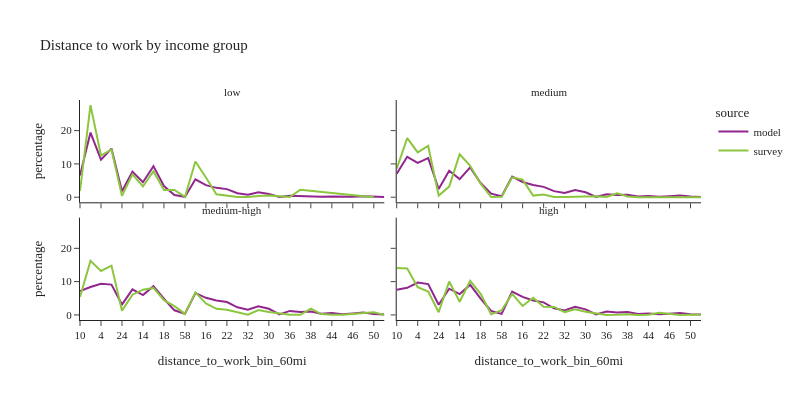

The cell this chart's notebook holds for it:
### Code cell
df_plot = per_data.loc[(per_data['is_worker'])].groupby(['source','income_group','distance_to_work_bin_60mi'], observed=True)['person_weight'].sum().reset_index()
df_plot['percentage'] = df_plot.groupby(['source','income_group'], group_keys=False)['person_weight']. \
    apply(lambda x: 100 * x / float(x.sum()))
# df_plot

fig2 = px.line(df_plot, x='distance_to_work_bin_60mi', y="percentage", color="source",
               facet_col="income_group", facet_col_wrap=2,
               title="Distance to work by income group")
fig2.for_each_annotation(lambda a: a.update(text = a.text.split("=")[-1]))
fig2.update_layout(height=400, width=800, font=dict(size=11))
fig2.show()

### Figure 1 — Plotly figure (JSON) as saved in the notebook; plotly's stock layout.template omitted (floating-point values rounded to 4 significant figures)
{"data": [{"hovertemplate": "source=model<br>income_group=low<br>distance_to_work_bin_60mi=%{x}<br>percentage=%{y}<extra></extra>", "legendgroup": "model", "line": {"color": "#91268F", "dash": "solid"}, "marker": {"symbol": "circle"}, "mode": "lines", "name": "model", "orientation": "v", "showlegend": true, "type": "scatter", "x": ["10", "0", "4", "2", "24", "8", "14", "6", "18", "34", "58", "12", "16", "20", "22", "28", "32", "26", "30", "54", "36", "40", "38", "48", "44", "52", "46", "42", "50", "56"], "xaxis": "x3", "y": [6.493, 19.41, 11.26, 14.6, 1.791, 7.707, 4.496, 9.344, 3.357, 0.6386, 0.1163, 5.386, 3.635, 2.809, 2.425, 1.187, 0.7435, 1.476, 0.96, 0.04237, 0.4676, 0.3307, 0.4227, 0.1111, 0.1824, 0.0682, 0.1478, 0.2831, 0.0744, 0.0372], "yaxis": "y3"}, {"hovertemplate": "source=model<br>income_group=medium<br>distance_to_work_bin_60mi=%{x}<br>percentage=%{y}<extra></extra>", "legendgroup": "model", "line": {"color": "#91268F", "dash": "solid"}, "marker": {"symbol": "circle"}, "mode": "lines", "name": "model", "orientation": "v", "showlegend": false, "type": "scatter", "x": ["10", "0", "4", "2", "24", "8", "14", "6", "18", "34", "58", "12", "16", "20", "22", "28", "32", "26", "30", "54", "36", "40", "38", "48", "44", "52", "46", "42", "50", "56"], "xaxis": "x4", "y": [7.025, 12.13, 10.33, 11.73, 2.467, 7.952, 5.427, 8.944, 4.251, 1.049, 0.2672, 6.184, 4.58, 3.661, 3.105, 1.832, 1.247, 2.145, 1.483, 0.1007, 0.8766, 0.6335, 0.744, 0.2415, 0.3889, 0.1383, 0.2994, 0.5118, 0.1821, 0.07575], "yaxis": "y4"}, {"hovertemplate": "source=model<br>income_group=medium-high<br>distance_to_work_bin_60mi=%{x}<br>percentage=%{y}<extra></extra>", "legendgroup": "model", "line": {"color": "#91268F", "dash": "solid"}, "marker": {"symbol": "circle"}, "mode": "lines", "name": "model", "orientation": "v", "showlegend": false, "type": "scatter", "x": ["10", "0", "4", "2", "24", "8", "14", "6", "18", "34", "58", "12", "16", "20", "22", "28", "32", "26", "30", "54", "36", "40", "38", "48", "44", "52", "46", "42", "50", "56"], "xaxis": "x", "y": [7.13, 8.398, 9.352, 9.103, 3.11, 7.681, 5.955, 8.629, 4.861, 1.383, 0.372, 6.594, 5.135, 4.31, 3.855, 2.291, 1.546, 2.608, 1.842, 0.1338, 1.201, 0.8595, 1.025, 0.3398, 0.5604, 0.2143, 0.4329, 0.7045, 0.2574, 0.1141], "yaxis": "y"}, {"hovertemplate": "source=model<br>income_group=high<br>distance_to_work_bin_60mi=%{x}<br>percentage=%{y}<extra></extra>", "legendgroup": "model", "line": {"color": "#91268F", "dash": "solid"}, "marker": {"symbol": "circle"}, "mode": "lines", "name": "model", "orientation": "v", "showlegend": false, "type": "scatter", "x": ["10", "0", "4", "2", "24", "8", "14", "6", "18", "34", "58", "12", "16", "20", "22", "28", "32", "26", "30", "54", "36", "40", "38", "48", "44", "52", "46", "42", "50", "56"], "xaxis": "x2", "y": [7.568, 8.126, 9.695, 9.265, 3.037, 7.862, 6.255, 9.048, 4.899, 1.173, 0.3091, 7.01, 5.395, 4.354, 3.758, 1.987, 1.36, 2.429, 1.655, 0.1172, 1.012, 0.6922, 0.8659, 0.2744, 0.4539, 0.1693, 0.3592, 0.574, 0.2013, 0.09602], "yaxis": "y2"}, {"hovertemplate": "source=survey<br>income_group=low<br>distance_to_work_bin_60mi=%{x}<br>percentage=%{y}<extra></extra>", "legendgroup": "survey", "line": {"color": "#8CC63E", "dash": "solid"}, "marker": {"symbol": "circle"}, "mode": "lines", "name": "survey", "orientation": "v", "showlegend": true, "type": "scatter", "x": ["10", "0", "4", "2", "24", "8", "14", "6", "18", "34", "58", "12", "16", "20", "28", "32", "26", "30", "36", "40", "50"], "xaxis": "x3", "y": [1.903, 27.66, 12.51, 14.33, 0.4028, 6.846, 3.231, 7.801, 2.193, 2.183, 0.07868, 10.72, 5.922, 0.9032, 0.04132, 0.0813, 0.3593, 0.545, 0.04084, 2.228, 0.01482], "yaxis": "y3"}, {"hovertemplate": "source=survey<br>income_group=medium<br>distance_to_work_bin_60mi=%{x}<br>percentage=%{y}<extra></extra>", "legendgroup": "survey", "line": {"color": "#8CC63E", "dash": "solid"}, "marker": {"symbol": "circle"}, "mode": "lines", "name": "survey", "orientation": "v", "showlegend": false, "type": "scatter", "x": ["10", "0", "4", "2", "24", "8", "14", "6", "18", "34", "58", "12", "16", "20", "22", "28", "32", "26", "30", "54", "36", "40", "38", "48", "56"], "xaxis": "x4", "y": [8.531, 17.73, 13.48, 15.4, 0.472, 3.189, 12.91, 9.443, 4.079, 0.05179, 0.1406, 5.974, 5.288, 0.4864, 0.7879, 0.05179, 0.02823, 0.1067, 0.08397, 0.2533, 0.05793, 1.187, 0.2236, 0.0196, 0.01214], "yaxis": "y4"}, {"hovertemplate": "source=survey<br>income_group=medium-high<br>distance_to_work_bin_60mi=%{x}<br>percentage=%{y}<extra></extra>", "legendgroup": "survey", "line": {"color": "#8CC63E", "dash": "solid"}, "marker": {"symbol": "circle"}, "mode": "lines", "name": "survey", "orientation": "v", "showlegend": false, "type": "scatter", "x": ["10", "0", "4", "2", "24", "8", "14", "6", "18", "34", "58", "12", "16", "20", "22", "28", "32", "26", "30", "36", "40", "38", "48", "44", "52", "50", "56"], "xaxis": "x", "y": [5.366, 16.23, 13.19, 14.8, 1.274, 6.081, 7.568, 8.113, 4.444, 2.648, 0.3094, 6.763, 3.479, 1.839, 1.535, 0.8569, 0.08302, 1.459, 0.8641, 0.01913, 0.03791, 1.86, 0.2664, 0.0557, 0.01497, 0.8235, 0.01769], "yaxis": "y"}, {"hovertemplate": "source=survey<br>income_group=high<br>distance_to_work_bin_60mi=%{x}<br>percentage=%{y}<extra></extra>", "legendgroup": "survey", "line": {"color": "#8CC63E", "dash": "solid"}, "marker": {"symbol": "circle"}, "mode": "lines", "name": "survey", "orientation": "v", "showlegend": false, "type": "scatter", "x": ["10", "0", "4", "2", "24", "8", "14", "6", "18", "34", "58", "12", "16", "20", "22", "28", "32", "26", "30", "36", "40", "38", "48", "44", "52", "46", "42", "50", "56"], "xaxis": "x2", "y": [14.07, 13.92, 8.296, 7.025, 0.7936, 10.02, 3.937, 10.26, 6.326, 0.1792, 1.386, 6.317, 2.676, 5.148, 2.47, 2.401, 0.8523, 1.716, 0.9361, 0.009219, 0.01137, 0.1925, 0.007465, 0.02195, 0.6474, 0.2604, 0.006276, 0.0201, 0.09939], "yaxis": "y2"}], "layout": {"annotations": [{"font": {}, "showarrow": false, "text": "medium-high", "x": 0.245, "xanchor": "center", "xref": "paper", "y": 0.465, "yanchor": "bottom", "yref": "paper"}, {"font": {}, "showarrow": false, "text": "high", "x": 0.755, "xanchor": "center", "xref": "paper", "y": 0.465, "yanchor": "bottom", "yref": "paper"}, {"font": {}, "showarrow": false, "text": "low", "x": 0.245, "xanchor": "center", "xref": "paper", "y": 1.0, "yanchor": "bottom", "yref": "paper"}, {"font": {}, "showarrow": false, "text": "medium", "x": 0.755, "xanchor": "center", "xref": "paper", "y": 1.0, "yanchor": "bottom", "yref": "paper"}], "font": {"size": 11}, "height": 400, "legend": {"title": {"text": "source"}, "tracegroupgap": 0}, "title": {"text": "Distance to work by income group"}, "width": 800, "xaxis": {"anchor": "y", "domain": [0.0, 0.49], "title": {"text": "distance_to_work_bin_60mi"}}, "xaxis2": {"anchor": "y2", "domain": [0.51, 1.0], "matches": "x", "title": {"text": "distance_to_work_bin_60mi"}}, "xaxis3": {"anchor": "y3", "domain": [0.0, 0.49], "matches": "x", "showticklabels": false}, "xaxis4": {"anchor": "y4", "domain": [0.51, 1.0], "matches": "x", "showticklabels": false}, "yaxis": {"anchor": "x", "domain": [0.0, 0.465], "title": {"text": "percentage"}}, "yaxis2": {"anchor": "x2", "domain": [0.0, 0.465], "matches": "y", "showticklabels": false}, "yaxis3": {"anchor": "x3", "domain": [0.535, 1.0], "matches": "y", "title": {"text": "percentage"}}, "yaxis4": {"anchor": "x4", "domain": [0.535, 1.0], "matches": "y", "showticklabels": false}}}
